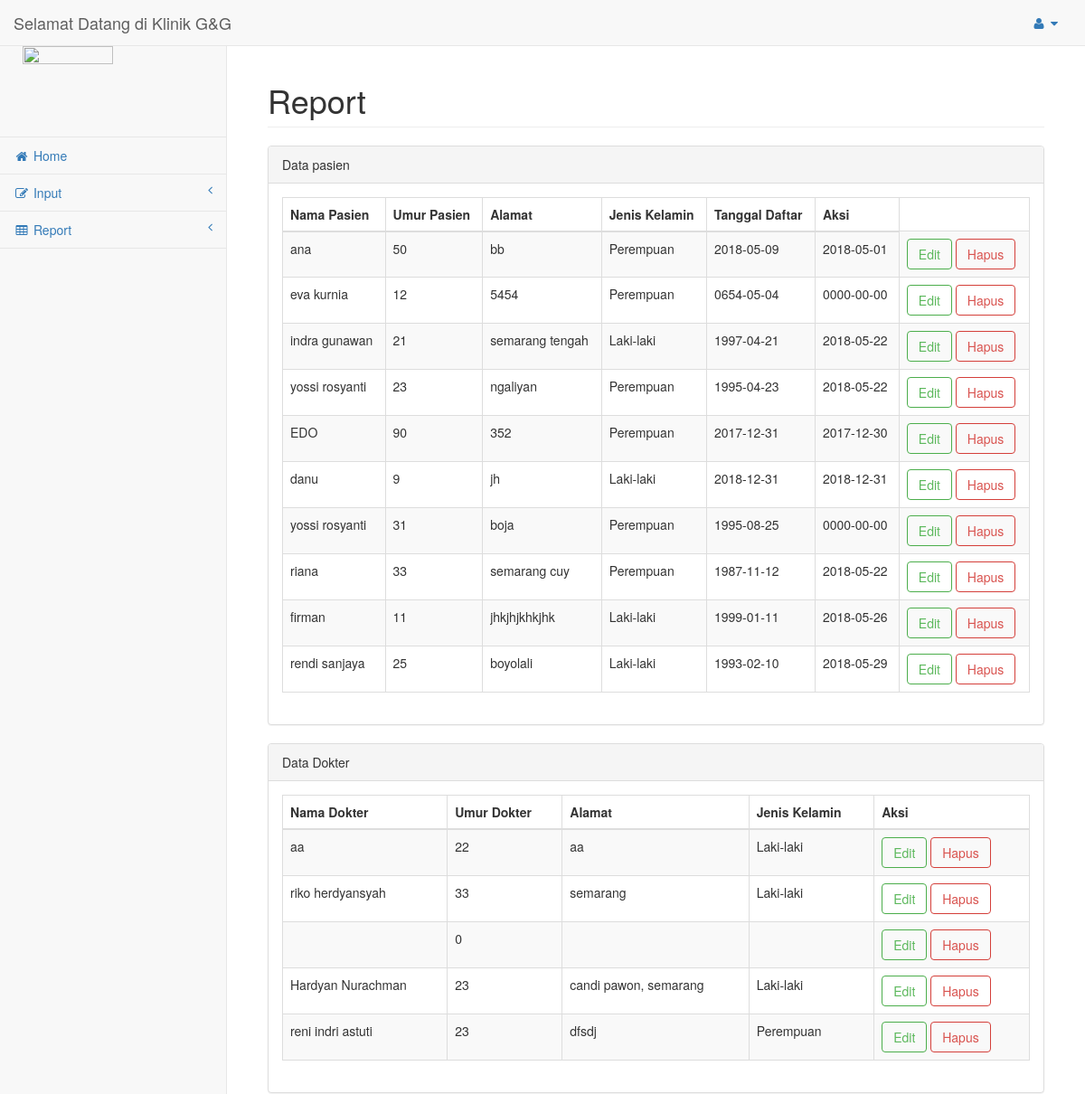
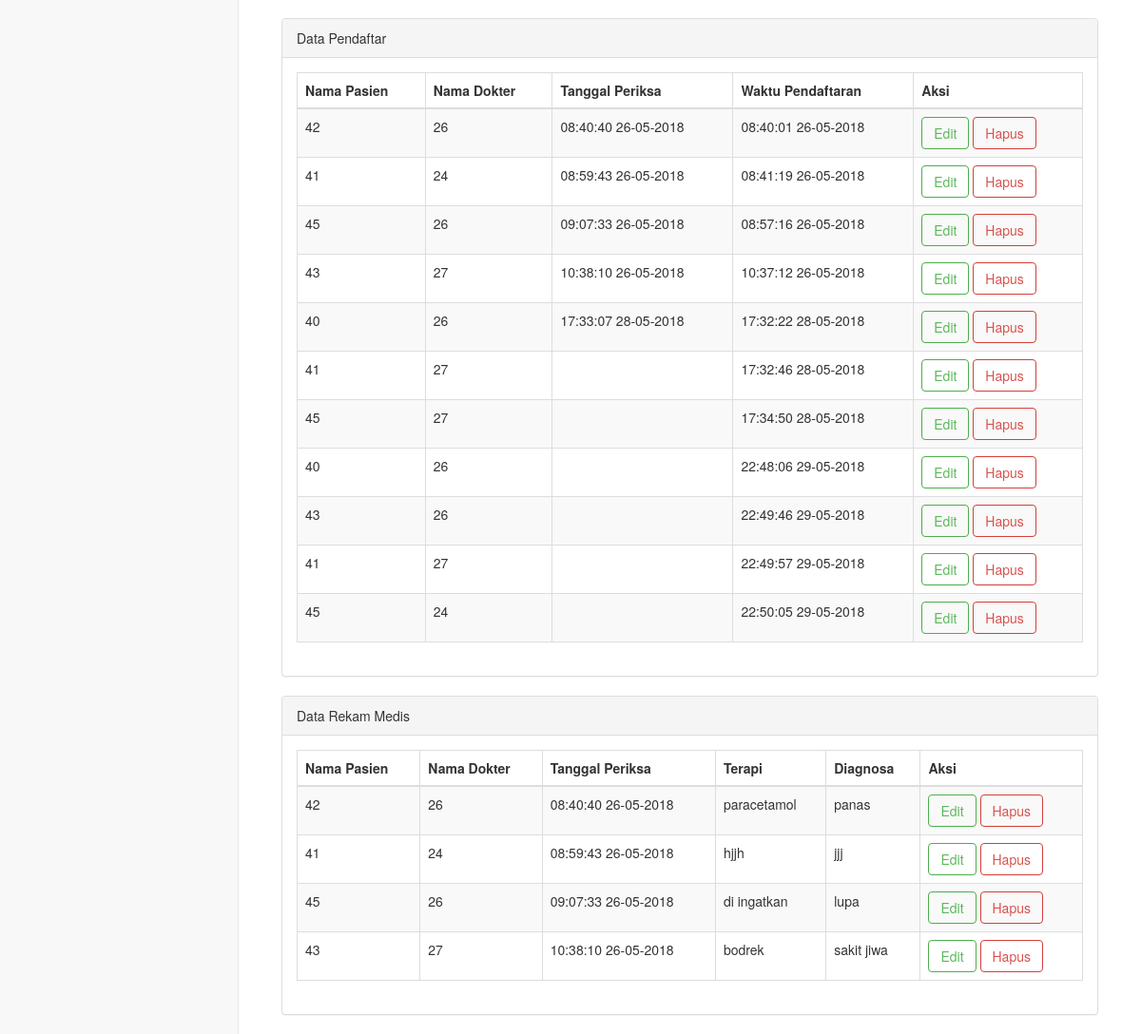
Page /admin/report.php on the committed database (2 pictures, top to bottom).
### tables this page shows
CREATE TABLE `tb_pasien` (
  `id_pasien` int(10) NOT NULL,
  `nik_pasien` varchar(25) NOT NULL,
  `nama_pasien` varchar(30) NOT NULL,
  `umur` int(10) NOT NULL,
  `jk` varchar(10) NOT NULL,
  `tgl_lahir` date NOT NULL,
  `alamat_pasien` text NOT NULL,
  `tgl_daftar` date NOT NULL,
  `stts` enum('1','0') NOT NULL
);

CREATE TABLE `tb_dokter` (
  `id_dokter` int(5) NOT NULL,
  `nama_dokter` varchar(30) NOT NULL,
  `jk_dokter` varchar(15) NOT NULL,
  `alamat_dokter` varchar(30) NOT NULL,
  `umur` int(10) NOT NULL,
  `stts` enum('1','0') NOT NULL
);

CREATE TABLE `tb_pendaftaran` (
  `no_pendaftaran` int(10) NOT NULL,
  `id_pasien` int(20) NOT NULL,
  `id_dokter` int(20) NOT NULL,
  `tgl_periksa` varchar(25) NOT NULL,
  `waktu_pendaftaran` varchar(25) NOT NULL,
  `stts` enum('1','2','0') NOT NULL
);

CREATE TABLE `tb_rekam_medis` (
  `id` int(5) NOT NULL,
  `id_pasien` int(10) NOT NULL,
  `id_dokter` int(5) NOT NULL,
  `tgl_periksa` varchar(25) NOT NULL,
  `umur` int(5) NOT NULL,
  `terapi` varchar(50) NOT NULL,
  `diagnosa` text NOT NULL
);

### admin/report.php (the view, shortened to what this page needs)
<!DOCTYPE html>
<html lang="en">
<head>
    <link href="../vendor/bootstrap/css/bootstrap.min.css" rel="stylesheet">
    <link href="../vendor/metisMenu/metisMenu.min.css" rel="stylesheet">
    <link href="../dist/css/sb-admin-2.css" rel="stylesheet">
    <link href="../vendor/font-awesome/css/font-awesome.min.css" rel="stylesheet" type="text/css">
</head>
<body>
    <div id="wrapper">
            <?php include("Navbar.php");?>
            <?php include("Sidemenu.php");?>
        <div id="page-wrapper">
            <div class="container-fluid">
                <div class="row">
                    <div class="col-lg-12">
                        <h1 class="page-header">Report</h1>
                         <div class="row">
                <div class="col-lg-12">
                    <div class="panel panel-default">
                        <div class="panel-heading">
                            Data pasien
                        </div>
                        <div class="panel-body">
                            <table width="100%" class="table table-striped table-bordered table-hover" id="example1">
                                <thead>
                                    <tr>
                                        <th>Nama Pasien</th>
                                        <th>Umur Pasien</th>
                                        <th>Alamat</th>
                                        <th>Jenis Kelamin</th>
										 									  <th>Tanggal Daftar</th>
                                        <th>Aksi</th>
                                    </tr>
                                </thead>
                                <tbody>
                                <?php
                                  $ambil = mysql_query("SELECT * FROM tb_pasien ORDER by id_pasien ASC") or die(mysql_error());
                                     while ($data = mysql_fetch_array($ambil))
                                    {
                                    ?>
                                    <tr class="odd gradeX">
                                        <td><?php echo $data['nama_pasien'] ?></td>
                                        <td><?php echo $data['umur'] ?></td>
										<td><?php echo $data['alamat_pasien'] ?></td>
                                        <td ><?php echo $data['jk'] ?></td>
										<td ><?php echo $data['tgl_lahir'] ?></td>
										 <td ><?php echo $data['tgl_daftar'] ?></td>
                                        <td >
                                        <input type="button" class="btn btn-outline btn-success" value="Edit" onClick='top.location="edit_pasien.php? <?php echo"id_pasien=$data[id_pasien]";?>"'>
                                          <?php echo "<a class='btn btn-outline btn-danger' data-toggle='modal' data-target='#konfirmasi_hapus' data-href='del_pasien.php?id_pasien=".$data['id_pasien']."'>Hapus</a>"; ?>
                                      </td>
                                    </tr>
                                     <?php
                                     }
                                        ?>
                                </tbody>
                            </table>
                     </div>
                    </div>
                     <div class="panel panel-default">
                        <div class="panel-heading">
                            Data Dokter
                        </div>
                        <div class="panel-body">
                            <table width="100%" class="table table-striped table-bordered table-hover" id="example3">
                                <thead>
                                    <tr>
                                        <th>Nama Dokter</th>
                                        <th>Umur Dokter</th>
                                        <th>Alamat</th>
                                        <th>Jenis Kelamin</th>
                                        <th>Aksi</th>
                                    </tr>
                                </thead>
                                <tbody>
                                <?php
                                  $ambil = mysql_query("SELECT * FROM tb_dokter ORDER by id_dokter ASC") or die(mysql_error());
                                     while ($data = mysql_fetch_array($ambil))
                                    {
                                    ?>
                                    <tr class="odd gradeX">
                                        <td><?php echo $data['nama_dokter'] ?></td>
                                        <td><?php echo $data['umur'] ?></td>
                                        <td><?php echo $data['alamat_dokter'] ?></td>
                                        <td ><?php echo $data['jk_dokter'] ?></td>
                                        <td class="center">
                                       <input type="button" class="btn btn-outline btn-success" value="Edit" onClick='top.location="edit_dokter.php? <?php echo"id_dokter=$data[id_dokter]";?>"'>
                                      <?php echo "<a class='btn btn-outline btn-danger' data-toggle='modal' data-target='#konfirmasi_hapus' data-href='del_dokter.php?id_dokter=".$data['id_dokter']."'>Hapus</a>"; ?>
                                      </td>
                                    </tr>
                                     <?php
                                     }
                                        ?>
                                </tbody>
                            </table>
                    </div>
                    </div>
					 <div class="panel panel-default">
                        <div class="panel-heading">
                            Data Pendaftar
                        </div>
                        <div class="panel-body">
                            <table width="100%" class="table table-striped table-bordered table-hover" id="example3">
                                <thead>
                                    <tr>
                                        <th>Nama Pasien</th>
                                        <th>Nama Dokter</th>
                                        <th>Tanggal Periksa</th>
                                        <th>Waktu Pendaftaran</th>
                                        <th>Aksi</th>
                                    </tr>
                                </thead>
                                <tbody>
                                <?php
                                  $jupuk = mysql_query("SELECT * FROM tb_pendaftaran ORDER by no_pendaftaran ASC") or die(mysql_error());
                                     while ($data = mysql_fetch_array($jupuk)) {
                                    ?>
                                    <tr class="odd gradeX">
                                        <td><?php echo $data['id_pasien'] ?></td>
                                        <td><?php echo $data['id_dokter'] ?></td>
                                        <td><?php echo $data['tgl_periksa'] ?></td>
                                        <td ><?php echo $data['waktu_pendaftaran'] ?></td>
                                        <td class="center">
                                       <input type="button" class="btn btn-outline btn-success" value="Edit" onClick='top.location="edit_pendaftaran.php? <?php echo"no_pendaftaran=$data[no_pendaftaran]";?>"'>
                                      <?php echo "<a class='btn btn-outline btn-danger' data-toggle='modal' data-target='#konfirmasi_hapus' data-href='del_pendaftaran.php?no_pendaftaran=".$data['no_pendaftaran']."'>Hapus</a>"; ?>
                                      </td>
                                    </tr>
                                     <?php
                                     }
                                        ?>
                                </tbody>
                            </table>
                    </div>
                    </div>
					 <div class="panel panel-default">
                        <div class="panel-heading">
                            Data Rekam Medis
                        </div>
                        <div class="panel-body">
                            <table width="100%" class="table table-striped table-bordered table-hover" id="example3">
                                <thead>
                                    <tr>
									    <th>Nama Pasien</th>
                                        <th>Nama Dokter</th>
                                        <th>Tanggal Periksa</th>
                                        <th>Terapi</th>
										<th>Diagnosa</th>
                                        <th>Aksi</th>
                                    </tr>
                                </thead>
                                <tbody>
                                <?php
                                  $ambil1 = mysql_query("SELECT * FROM tb_rekam_medis ORDER by id ASC") or die(mysql_error());
                                     while ($data = mysql_fetch_array($ambil1)) {
                                    ?>
                                    <tr class="odd gradeX">
										<td><?php echo $data['id_pasien'] ?></td>
                                        <td><?php echo $data['id_dokter'] ?></td>
                                        <td><?php echo $data['tgl_periksa'] ?></td>
                                        <td><?php echo $data['terapi'] ?></td>
                                        <td ><?php echo $data['diagnosa'] ?></td>
                                        <td class="center">
                                       <input type="button" class="btn btn-outline btn-success" value="Edit" onClick='top.location="edit_rekam_medis.php? <?php echo"id=$data[id]";?>"'>
                                      <?php echo "<a class='btn btn-outline btn-danger' data-toggle='modal' data-target='#konfirmasi_hapus' data-href='del_rekam_medis.php?id=".$data['id']."'>Hapus</a>"; ?>
                                      </td>
                                    </tr>
                                     <?php
                                     }
                                        ?>
                                </tbody>
                            </table>
                    </div>
                    </div>
                </div>
            </div>
        </div>
    </div>
</body>
</html>

### rows in the picture
tb_pasien: nama_pasien "ana", umur "50", alamat_pasien "bb", jk "Perempuan", tgl_lahir "2018-05-09", tgl_daftar "2018-05-01"
tb_pasien: nama_pasien "eva kurnia", umur "12", alamat_pasien "5454", jk "Perempuan", tgl_lahir "0654-05-04", tgl_daftar "0000-00-00"
tb_pasien: nama_pasien "indra gunawan", umur "21", alamat_pasien "semarang tengah", jk "Laki-laki", tgl_lahir "1997-04-21", tgl_daftar "2018-05-22"
tb_pasien: nama_pasien "yossi rosyanti", umur "23", alamat_pasien "ngaliyan", jk "Perempuan", tgl_lahir "1995-04-23", tgl_daftar "2018-05-22"
tb_pasien: nama_pasien "EDO", umur "90", alamat_pasien "352", jk "Perempuan", tgl_lahir "2017-12-31", tgl_daftar "2017-12-30"
tb_pasien: nama_pasien "danu", umur "9", alamat_pasien "jh", jk "Laki-laki", tgl_lahir "2018-12-31", tgl_daftar "2018-12-31"
tb_pasien: nama_pasien "yossi rosyanti", umur "31", alamat_pasien "boja", jk "Perempuan", tgl_lahir "1995-08-25", tgl_daftar "0000-00-00"
tb_pasien: nama_pasien "riana", umur "33", alamat_pasien "semarang cuy", jk "Perempuan", tgl_lahir "1987-11-12", tgl_daftar "2018-05-22"
tb_pasien: nama_pasien "firman", umur "11", alamat_pasien "jhkjhjkhkjhk", jk "Laki-laki", tgl_lahir "1999-01-11", tgl_daftar "2018-05-26"
tb_pasien: nama_pasien "rendi sanjaya", umur "25", alamat_pasien "boyolali", jk "Laki-laki", tgl_lahir "1993-02-10", tgl_daftar "2018-05-29"
tb_dokter: nama_dokter "aa", umur "22", alamat_dokter "aa", jk_dokter "Laki-laki"
tb_dokter: nama_dokter "riko herdyansyah", umur "33", alamat_dokter "semarang", jk_dokter "Laki-laki"
tb_dokter: umur "0"
tb_dokter: nama_dokter "Hardyan Nurachman", umur "23", alamat_dokter "candi pawon, semarang", jk_dokter "Laki-laki"
tb_dokter: nama_dokter "reni indri astuti", umur "23", alamat_dokter "dfsdj", jk_dokter "Perempuan"
tb_pendaftaran: id_pasien "42", id_dokter "26", tgl_periksa "08:40:40 26-05-2018", waktu_pendaftaran "08:40:01 26-05-2018"
tb_pendaftaran: id_pasien "41", id_dokter "24", tgl_periksa "08:59:43 26-05-2018", waktu_pendaftaran "08:41:19 26-05-2018"
tb_pendaftaran: id_pasien "45", id_dokter "26", tgl_periksa "09:07:33 26-05-2018", waktu_pendaftaran "08:57:16 26-05-2018"
tb_pendaftaran: id_pasien "43", id_dokter "27", tgl_periksa "10:38:10 26-05-2018", waktu_pendaftaran "10:37:12 26-05-2018"
tb_pendaftaran: id_pasien "40", id_dokter "26", tgl_periksa "17:33:07 28-05-2018", waktu_pendaftaran "17:32:22 28-05-2018"
tb_pendaftaran: id_pasien "41", id_dokter "27", waktu_pendaftaran "17:32:46 28-05-2018"
tb_pendaftaran: id_pasien "45", id_dokter "27", waktu_pendaftaran "17:34:50 28-05-2018"
tb_pendaftaran: id_pasien "40", id_dokter "26", waktu_pendaftaran "22:48:06 29-05-2018"
tb_pendaftaran: id_pasien "43", id_dokter "26", waktu_pendaftaran "22:49:46 29-05-2018"
tb_pendaftaran: id_pasien "41", id_dokter "27", waktu_pendaftaran "22:49:57 29-05-2018"
tb_pendaftaran: id_pasien "45", id_dokter "24", waktu_pendaftaran "22:50:05 29-05-2018"
tb_rekam_medis: id_pasien "42", id_dokter "26", tgl_periksa "08:40:40 26-05-2018", terapi "paracetamol", diagnosa "panas"
tb_rekam_medis: id_pasien "41", id_dokter "24", tgl_periksa "08:59:43 26-05-2018", terapi "hjjh", diagnosa "jjj"
tb_rekam_medis: id_pasien "45", id_dokter "26", tgl_periksa "09:07:33 26-05-2018", terapi "di ingatkan", diagnosa "lupa"
tb_rekam_medis: id_pasien "43", id_dokter "27", tgl_periksa "10:38:10 26-05-2018", terapi "bodrek", diagnosa "sakit jiwa"
